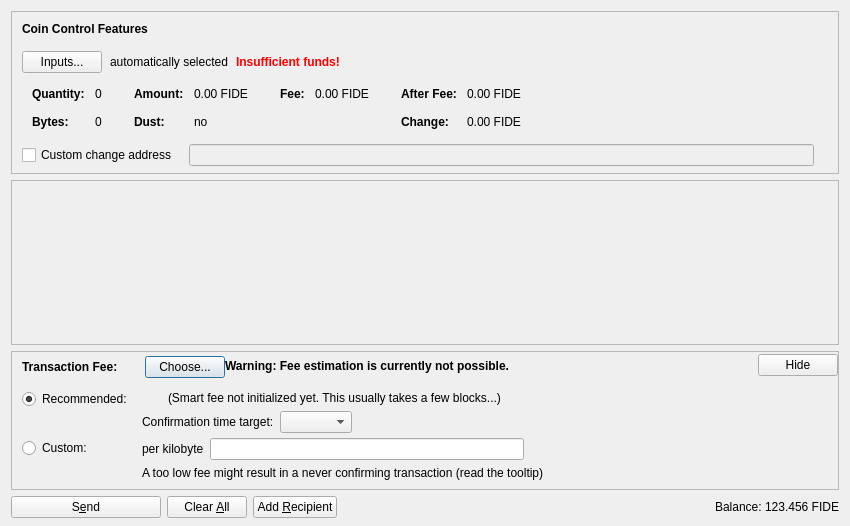
<?xml version="1.0" encoding="UTF-8"?>
<ui version="4.0">
 <class>SendCoinsDialog</class>
 <widget class="QDialog" name="SendCoinsDialog">
  <property name="geometry">
   <rect>
    <x>0</x>
    <y>0</y>
    <width>850</width>
    <height>526</height>
   </rect>
  </property>
  <property name="windowTitle">
   <string>Send Coins</string>
  </property>
  <layout class="QVBoxLayout" name="verticalLayout" stretch="0,1,0,0">
   <property name="bottomMargin">
    <number>8</number>
   </property>
   <item>
    <widget class="QFrame" name="frameCoinControl">
     <property name="sizePolicy">
      <sizepolicy hsizetype="Expanding" vsizetype="Expanding">
       <horstretch>0</horstretch>
       <verstretch>0</verstretch>
      </sizepolicy>
     </property>
     <property name="maximumSize">
      <size>
       <width>16777215</width>
       <height>16777215</height>
      </size>
     </property>
     <property name="frameShape">
      <enum>QFrame::StyledPanel</enum>
     </property>
     <property name="frameShadow">
      <enum>QFrame::Sunken</enum>
     </property>
     <layout class="QVBoxLayout" name="verticalLayoutCoinControl2">
      <property name="spacing">
       <number>0</number>
      </property>
      <property name="leftMargin">
       <number>0</number>
      </property>
      <property name="topMargin">
       <number>0</number>
      </property>
      <property name="rightMargin">
       <number>0</number>
      </property>
      <property name="bottomMargin">
       <number>6</number>
      </property>
      <item>
       <layout class="QVBoxLayout" name="verticalLayoutCoinControl" stretch="0,0,0,0,1">
        <property name="spacing">
         <number>0</number>
        </property>
        <property name="leftMargin">
         <number>10</number>
        </property>
        <property name="topMargin">
         <number>10</number>
        </property>
        <item>
         <layout class="QHBoxLayout" name="horizontalLayoutCoinControl1">
          <property name="bottomMargin">
           <number>15</number>
          </property>
          <item>
           <widget class="QLabel" name="labelCoinControlFeatures">
            <property name="sizePolicy">
             <sizepolicy hsizetype="Preferred" vsizetype="Maximum">
              <horstretch>0</horstretch>
              <verstretch>0</verstretch>
             </sizepolicy>
            </property>
            <property name="font">
             <font>
              <weight>75</weight>
              <bold>true</bold>
             </font>
            </property>
            <property name="styleSheet">
             <string notr="true">font-weight:bold;</string>
            </property>
            <property name="text">
             <string>Coin Control Features</string>
            </property>
           </widget>
          </item>
         </layout>
        </item>
        <item>
         <layout class="QHBoxLayout" name="horizontalLayoutCoinControl2" stretch="0,0,0,0">
          <property name="spacing">
           <number>8</number>
          </property>
          <property name="bottomMargin">
           <number>10</number>
          </property>
          <item>
           <widget class="QPushButton" name="pushButtonCoinControl">
            <property name="styleSheet">
             <string notr="true"/>
            </property>
            <property name="text">
             <string>Inputs...</string>
            </property>
            <property name="autoDefault">
             <bool>false</bool>
            </property>
           </widget>
          </item>
          <item>
           <widget class="QLabel" name="labelCoinControlAutomaticallySelected">
            <property name="text">
             <string>automatically selected</string>
            </property>
            <property name="margin">
             <number>5</number>
            </property>
           </widget>
          </item>
          <item>
           <widget class="QLabel" name="labelCoinControlInsuffFunds">
            <property name="font">
             <font>
              <weight>75</weight>
              <bold>true</bold>
             </font>
            </property>
            <property name="styleSheet">
             <string notr="true">color:red;font-weight:bold;</string>
            </property>
            <property name="text">
             <string>Insufficient funds!</string>
            </property>
            <property name="margin">
             <number>5</number>
            </property>
           </widget>
          </item>
          <item>
           <spacer name="horizontalSpacerCoinControl">
            <property name="orientation">
             <enum>Qt::Horizontal</enum>
            </property>
            <property name="sizeHint" stdset="0">
             <size>
              <width>40</width>
              <height>1</height>
             </size>
            </property>
           </spacer>
          </item>
         </layout>
        </item>
        <item>
         <widget class="QWidget" name="widgetCoinControl" native="true">
          <property name="sizePolicy">
           <sizepolicy hsizetype="Preferred" vsizetype="Preferred">
            <horstretch>0</horstretch>
            <verstretch>0</verstretch>
           </sizepolicy>
          </property>
          <property name="minimumSize">
           <size>
            <width>0</width>
            <height>0</height>
           </size>
          </property>
          <property name="styleSheet">
           <string notr="true"/>
          </property>
          <layout class="QHBoxLayout" name="horizontalLayoutCoinControl5">
           <property name="leftMargin">
            <number>0</number>
           </property>
           <property name="topMargin">
            <number>0</number>
           </property>
           <property name="rightMargin">
            <number>0</number>
           </property>
           <property name="bottomMargin">
            <number>0</number>
           </property>
           <item>
            <layout class="QHBoxLayout" name="horizontalLayoutCoinControl3" stretch="0,0,0,1">
             <property name="spacing">
              <number>20</number>
             </property>
             <property name="topMargin">
              <number>0</number>
             </property>
             <property name="bottomMargin">
              <number>10</number>
             </property>
             <item>
              <layout class="QFormLayout" name="formLayoutCoinControl1">
               <property name="horizontalSpacing">
                <number>10</number>
               </property>
               <property name="verticalSpacing">
                <number>14</number>
               </property>
               <property name="leftMargin">
                <number>10</number>
               </property>
               <property name="topMargin">
                <number>4</number>
               </property>
               <property name="rightMargin">
                <number>6</number>
               </property>
               <item row="0" column="0">
                <widget class="QLabel" name="labelCoinControlQuantityText">
                 <property name="font">
                  <font>
                   <weight>75</weight>
                   <bold>true</bold>
                  </font>
                 </property>
                 <property name="text">
                  <string>Quantity:</string>
                 </property>
                 <property name="margin">
                  <number>0</number>
                 </property>
                </widget>
               </item>
               <item row="0" column="1">
                <widget class="QLabel" name="labelCoinControlQuantity">
                 <property name="cursor">
                  <cursorShape>IBeamCursor</cursorShape>
                 </property>
                 <property name="contextMenuPolicy">
                  <enum>Qt::ActionsContextMenu</enum>
                 </property>
                 <property name="text">
                  <string notr="true">0</string>
                 </property>
                 <property name="margin">
                  <number>0</number>
                 </property>
                 <property name="textInteractionFlags">
                  <set>Qt::LinksAccessibleByMouse|Qt::TextSelectableByKeyboard|Qt::TextSelectableByMouse</set>
                 </property>
                </widget>
               </item>
               <item row="1" column="0">
                <widget class="QLabel" name="labelCoinControlBytesText">
                 <property name="font">
                  <font>
                   <weight>75</weight>
                   <bold>true</bold>
                  </font>
                 </property>
                 <property name="text">
                  <string>Bytes:</string>
                 </property>
                </widget>
               </item>
               <item row="1" column="1">
                <widget class="QLabel" name="labelCoinControlBytes">
                 <property name="cursor">
                  <cursorShape>IBeamCursor</cursorShape>
                 </property>
                 <property name="contextMenuPolicy">
                  <enum>Qt::ActionsContextMenu</enum>
                 </property>
                 <property name="text">
                  <string notr="true">0</string>
                 </property>
                 <property name="textInteractionFlags">
                  <set>Qt::LinksAccessibleByMouse|Qt::TextSelectableByKeyboard|Qt::TextSelectableByMouse</set>
                 </property>
                </widget>
               </item>
              </layout>
             </item>
             <item>
              <layout class="QFormLayout" name="formLayoutCoinControl2">
               <property name="horizontalSpacing">
                <number>10</number>
               </property>
               <property name="verticalSpacing">
                <number>14</number>
               </property>
               <property name="leftMargin">
                <number>6</number>
               </property>
               <property name="topMargin">
                <number>4</number>
               </property>
               <property name="rightMargin">
                <number>6</number>
               </property>
               <item row="0" column="0">
                <widget class="QLabel" name="labelCoinControlAmountText">
                 <property name="font">
                  <font>
                   <weight>75</weight>
                   <bold>true</bold>
                  </font>
                 </property>
                 <property name="text">
                  <string>Amount:</string>
                 </property>
                 <property name="margin">
                  <number>0</number>
                 </property>
                </widget>
               </item>
               <item row="0" column="1">
                <widget class="QLabel" name="labelCoinControlAmount">
                 <property name="cursor">
                  <cursorShape>IBeamCursor</cursorShape>
                 </property>
                 <property name="contextMenuPolicy">
                  <enum>Qt::ActionsContextMenu</enum>
                 </property>
                 <property name="text">
                  <string notr="true">0.00 FIDE</string>
                 </property>
                 <property name="textInteractionFlags">
                  <set>Qt::LinksAccessibleByMouse|Qt::TextSelectableByKeyboard|Qt::TextSelectableByMouse</set>
                 </property>
                </widget>
               </item>
               <item row="1" column="0">
                <widget class="QLabel" name="labelCoinControlLowOutputText">
                 <property name="font">
                  <font>
                   <weight>75</weight>
                   <bold>true</bold>
                  </font>
                 </property>
                 <property name="text">
                  <string>Dust:</string>
                 </property>
                </widget>
               </item>
               <item row="1" column="1">
                <widget class="QLabel" name="labelCoinControlLowOutput">
                 <property name="cursor">
                  <cursorShape>IBeamCursor</cursorShape>
                 </property>
                 <property name="contextMenuPolicy">
                  <enum>Qt::ActionsContextMenu</enum>
                 </property>
                 <property name="text">
                  <string notr="true">no</string>
                 </property>
                 <property name="textInteractionFlags">
                  <set>Qt::LinksAccessibleByMouse|Qt::TextSelectableByKeyboard|Qt::TextSelectableByMouse</set>
                 </property>
                </widget>
               </item>
              </layout>
             </item>
             <item>
              <layout class="QFormLayout" name="formLayoutCoinControl3">
               <property name="horizontalSpacing">
                <number>10</number>
               </property>
               <property name="verticalSpacing">
                <number>14</number>
               </property>
               <property name="leftMargin">
                <number>6</number>
               </property>
               <property name="topMargin">
                <number>4</number>
               </property>
               <property name="rightMargin">
                <number>6</number>
               </property>
               <item row="0" column="0">
                <widget class="QLabel" name="labelCoinControlFeeText">
                 <property name="font">
                  <font>
                   <weight>75</weight>
                   <bold>true</bold>
                  </font>
                 </property>
                 <property name="text">
                  <string>Fee:</string>
                 </property>
                 <property name="margin">
                  <number>0</number>
                 </property>
                </widget>
               </item>
               <item row="0" column="1">
                <widget class="QLabel" name="labelCoinControlFee">
                 <property name="cursor">
                  <cursorShape>IBeamCursor</cursorShape>
                 </property>
                 <property name="contextMenuPolicy">
                  <enum>Qt::ActionsContextMenu</enum>
                 </property>
                 <property name="text">
                  <string notr="true">0.00 FIDE</string>
                 </property>
                 <property name="textInteractionFlags">
                  <set>Qt::LinksAccessibleByMouse|Qt::TextSelectableByKeyboard|Qt::TextSelectableByMouse</set>
                 </property>
                </widget>
               </item>
              </layout>
             </item>
             <item>
              <layout class="QFormLayout" name="formLayoutCoinControl4">
               <property name="horizontalSpacing">
                <number>10</number>
               </property>
               <property name="verticalSpacing">
                <number>14</number>
               </property>
               <property name="leftMargin">
                <number>6</number>
               </property>
               <property name="topMargin">
                <number>4</number>
               </property>
               <property name="rightMargin">
                <number>6</number>
               </property>
               <item row="0" column="0">
                <widget class="QLabel" name="labelCoinControlAfterFeeText">
                 <property name="font">
                  <font>
                   <weight>75</weight>
                   <bold>true</bold>
                  </font>
                 </property>
                 <property name="text">
                  <string>After Fee:</string>
                 </property>
                 <property name="margin">
                  <number>0</number>
                 </property>
                </widget>
               </item>
               <item row="0" column="1">
                <widget class="QLabel" name="labelCoinControlAfterFee">
                 <property name="cursor">
                  <cursorShape>IBeamCursor</cursorShape>
                 </property>
                 <property name="contextMenuPolicy">
                  <enum>Qt::ActionsContextMenu</enum>
                 </property>
                 <property name="text">
                  <string notr="true">0.00 FIDE</string>
                 </property>
                 <property name="textInteractionFlags">
                  <set>Qt::LinksAccessibleByMouse|Qt::TextSelectableByKeyboard|Qt::TextSelectableByMouse</set>
                 </property>
                </widget>
               </item>
               <item row="1" column="0">
                <widget class="QLabel" name="labelCoinControlChangeText">
                 <property name="font">
                  <font>
                   <weight>75</weight>
                   <bold>true</bold>
                  </font>
                 </property>
                 <property name="text">
                  <string>Change:</string>
                 </property>
                </widget>
               </item>
               <item row="1" column="1">
                <widget class="QLabel" name="labelCoinControlChange">
                 <property name="cursor">
                  <cursorShape>IBeamCursor</cursorShape>
                 </property>
                 <property name="contextMenuPolicy">
                  <enum>Qt::ActionsContextMenu</enum>
                 </property>
                 <property name="text">
                  <string notr="true">0.00 FIDE</string>
                 </property>
                 <property name="textInteractionFlags">
                  <set>Qt::LinksAccessibleByMouse|Qt::TextSelectableByKeyboard|Qt::TextSelectableByMouse</set>
                 </property>
                </widget>
               </item>
              </layout>
             </item>
            </layout>
           </item>
          </layout>
         </widget>
        </item>
        <item>
         <layout class="QHBoxLayout" name="horizontalLayoutCoinControl4" stretch="0,0,0">
          <property name="spacing">
           <number>12</number>
          </property>
          <property name="sizeConstraint">
           <enum>QLayout::SetDefaultConstraint</enum>
          </property>
          <property name="topMargin">
           <number>5</number>
          </property>
          <property name="rightMargin">
           <number>5</number>
          </property>
          <item>
           <widget class="QCheckBox" name="checkBoxCoinControlChange">
            <property name="toolTip">
             <string>If this is activated, but the change address is empty or invalid, change will be sent to a newly generated address.</string>
            </property>
            <property name="text">
             <string>Custom change address</string>
            </property>
           </widget>
          </item>
          <item>
           <widget class="QValidatedLineEdit" name="lineEditCoinControlChange">
            <property name="enabled">
             <bool>false</bool>
            </property>
            <property name="sizePolicy">
             <sizepolicy hsizetype="Expanding" vsizetype="Fixed">
              <horstretch>0</horstretch>
              <verstretch>0</verstretch>
             </sizepolicy>
            </property>
           </widget>
          </item>
          <item>
           <widget class="QLabel" name="labelCoinControlChangeLabel">
            <property name="sizePolicy">
             <sizepolicy hsizetype="Preferred" vsizetype="Expanding">
              <horstretch>0</horstretch>
              <verstretch>0</verstretch>
             </sizepolicy>
            </property>
            <property name="minimumSize">
             <size>
              <width>0</width>
              <height>0</height>
             </size>
            </property>
            <property name="text">
             <string/>
            </property>
            <property name="margin">
             <number>3</number>
            </property>
           </widget>
          </item>
         </layout>
        </item>
        <item>
         <spacer name="verticalSpacerCoinControl">
          <property name="orientation">
           <enum>Qt::Vertical</enum>
          </property>
          <property name="sizeHint" stdset="0">
           <size>
            <width>800</width>
            <height>1</height>
           </size>
          </property>
         </spacer>
        </item>
       </layout>
      </item>
     </layout>
    </widget>
   </item>
   <item>
    <widget class="QScrollArea" name="scrollArea">
     <property name="widgetResizable">
      <bool>true</bool>
     </property>
     <widget class="QWidget" name="scrollAreaWidgetContents">
      <property name="geometry">
       <rect>
        <x>0</x>
        <y>0</y>
        <width>830</width>
        <height>104</height>
       </rect>
      </property>
      <layout class="QVBoxLayout" name="verticalLayout_2" stretch="0,1">
       <property name="leftMargin">
        <number>0</number>
       </property>
       <property name="topMargin">
        <number>0</number>
       </property>
       <property name="rightMargin">
        <number>0</number>
       </property>
       <property name="bottomMargin">
        <number>0</number>
       </property>
       <item>
        <layout class="QVBoxLayout" name="entries">
         <property name="spacing">
          <number>6</number>
         </property>
        </layout>
       </item>
       <item>
        <spacer name="verticalSpacer">
         <property name="orientation">
          <enum>Qt::Vertical</enum>
         </property>
         <property name="sizeHint" stdset="0">
          <size>
           <width>20</width>
           <height>40</height>
          </size>
         </property>
        </spacer>
       </item>
      </layout>
     </widget>
    </widget>
   </item>
   <item>
    <widget class="QFrame" name="frameFee">
     <property name="sizePolicy">
      <sizepolicy hsizetype="Expanding" vsizetype="Expanding">
       <horstretch>0</horstretch>
       <verstretch>0</verstretch>
      </sizepolicy>
     </property>
     <property name="maximumSize">
      <size>
       <width>16777215</width>
       <height>16777215</height>
      </size>
     </property>
     <property name="frameShape">
      <enum>QFrame::StyledPanel</enum>
     </property>
     <property name="frameShadow">
      <enum>QFrame::Sunken</enum>
     </property>
     <layout class="QVBoxLayout" name="verticalLayoutFee1">
      <property name="spacing">
       <number>0</number>
      </property>
      <property name="leftMargin">
       <number>0</number>
      </property>
      <property name="topMargin">
       <number>0</number>
      </property>
      <property name="rightMargin">
       <number>0</number>
      </property>
      <property name="bottomMargin">
       <number>0</number>
      </property>
      <item>
       <layout class="QVBoxLayout" name="verticalLayoutFee2" stretch="0,0,0">
        <property name="spacing">
         <number>0</number>
        </property>
        <property name="leftMargin">
         <number>10</number>
        </property>
        <property name="topMargin">
         <number>0</number>
        </property>
        <item>
         <layout class="QHBoxLayout" name="horizontalLayoutFee1">
          <property name="bottomMargin">
           <number>0</number>
          </property>
          <item>
           <layout class="QVBoxLayout" name="verticalLayoutFee7">
            <property name="spacing">
             <number>0</number>
            </property>
            <item>
             <spacer name="verticalSpacerSmartFee">
              <property name="orientation">
               <enum>Qt::Vertical</enum>
              </property>
              <property name="sizeType">
               <enum>QSizePolicy::Fixed</enum>
              </property>
              <property name="sizeHint" stdset="0">
               <size>
                <width>1</width>
                <height>4</height>
               </size>
              </property>
             </spacer>
            </item>
            <item>
             <layout class="QHBoxLayout" name="horizontalLayoutSmartFee">
              <property name="spacing">
               <number>10</number>
              </property>
              <item>
               <widget class="QLabel" name="labelFeeHeadline">
                <property name="sizePolicy">
                 <sizepolicy hsizetype="Preferred" vsizetype="Maximum">
                  <horstretch>0</horstretch>
                  <verstretch>0</verstretch>
                 </sizepolicy>
                </property>
                <property name="font">
                 <font>
                  <weight>75</weight>
                  <bold>true</bold>
                 </font>
                </property>
                <property name="styleSheet">
                 <string notr="true">font-weight:bold;</string>
                </property>
                <property name="text">
                 <string>Transaction Fee:</string>
                </property>
               </widget>
              </item>
              <item>
               <widget class="QLabel" name="labelFeeMinimized">
                <property name="text">
                 <string/>
                </property>
               </widget>
              </item>
              <item>
               <widget class="QPushButton" name="buttonChooseFee">
                <property name="text">
                 <string>Choose...</string>
                </property>
               </widget>
              </item>
             </layout>
            </item>
            <item>
             <spacer name="verticalSpacer_5">
              <property name="orientation">
               <enum>Qt::Vertical</enum>
              </property>
              <property name="sizeHint" stdset="0">
               <size>
                <width>1</width>
                <height>1</height>
               </size>
              </property>
             </spacer>
            </item>
           </layout>
          </item>
          <item>
           <widget class="QLabel" name="fallbackFeeWarningLabel">
            <property name="toolTip">
             <string>Using the fallbackfee can result in sending a transaction that will take several hours or days (or never) to confirm. Consider choosing your fee manually or wait until you have validated the complete chain.</string>
            </property>
            <property name="font">
            <font>
                <weight>75</weight>
                <bold>true</bold>
            </font>
            </property>
            <property name="text">
             <string>Warning: Fee estimation is currently not possible.</string>
            </property>
            <property name="wordWrap">
             <bool>false</bool>
            </property>
           </widget>
          </item>
          <item>
           <spacer name="horizontalSpacer_4">
            <property name="orientation">
             <enum>Qt::Horizontal</enum>
            </property>
            <property name="sizeType">
             <enum>QSizePolicy::MinimumExpanding</enum>
            </property>
            <property name="sizeHint" stdset="0">
             <size>
              <width>40</width>
              <height>20</height>
             </size>
            </property>
           </spacer>
          </item>
          <item>
           <widget class="QPushButton" name="buttonMinimizeFee">
            <property name="toolTip">
             <string>collapse fee-settings</string>
            </property>
            <property name="text">
             <string>Hide</string>
            </property>
           </widget>
          </item>
         </layout>
        </item>
        <item>
         <widget class="QFrame" name="frameFeeSelection">
          <layout class="QVBoxLayout" name="verticalLayoutFee12">
           <property name="spacing">
            <number>0</number>
           </property>
           <property name="leftMargin">
            <number>0</number>
           </property>
           <property name="topMargin">
            <number>0</number>
           </property>
           <property name="rightMargin">
            <number>0</number>
           </property>
           <property name="bottomMargin">
            <number>0</number>
           </property>
           <item>
            <layout class="QGridLayout" name="gridLayoutFee">
             <property name="topMargin">
              <number>10</number>
             </property>
             <property name="bottomMargin">
              <number>4</number>
             </property>
             <property name="horizontalSpacing">
              <number>10</number>
             </property>
             <property name="verticalSpacing">
              <number>4</number>
             </property>
             <item row="1" column="1">
              <layout class="QVBoxLayout" name="verticalLayoutFee8">
               <property name="spacing">
                <number>6</number>
               </property>
               <item>
                <layout class="QHBoxLayout" name="horizontalLayoutFee13">
                 <item>
                  <widget class="QLabel" name="labelCustomPerKilobyte">
                   <property name="toolTip">
                    <string>Specify a custom fee per kB (1,000 bytes) of the transaction's virtual size.

Note:  Since the fee is calculated on a per-byte basis, a fee of "100 satoshis per kB" for a transaction size of 500 bytes (half of 1 kB) would ultimately yield a fee of only 50 satoshis.</string>
                   </property>
                   <property name="text">
                    <string>per kilobyte</string>
                   </property>
                  </widget>
                 </item>
                 <item>
                  <widget class="BitcoinAmountField" name="customFee"/>
                 </item>
                 <item>
                  <spacer name="horizontalSpacer_6">
                   <property name="orientation">
                    <enum>Qt::Horizontal</enum>
                   </property>
                   <property name="sizeHint" stdset="0">
                    <size>
                     <width>1</width>
                     <height>1</height>
                    </size>
                   </property>
                  </spacer>
                 </item>
                </layout>
               </item>
               <item>
                <layout class="QHBoxLayout" name="horizontalLayoutFee8">
                 <item>
                  <widget class="QLabel" name="labelCustomFeeWarning">
                   <property name="enabled">
                    <bool>true</bool>
                   </property>
                   <property name="toolTip">
                    <string>When there is less transaction volume than space in the blocks, miners as well as relaying nodes may enforce a minimum fee. Paying only this minimum fee is just fine, but be aware that this can result in a never confirming transaction once there is more demand for fidecoin transactions than the network can process.</string>
                   </property>
                   <property name="text">
                    <string>A too low fee might result in a never confirming transaction (read the tooltip)</string>
                   </property>
                  </widget>
                 </item>
                 <item>
                  <spacer name="horizontalSpacer_2">
                   <property name="orientation">
                    <enum>Qt::Horizontal</enum>
                   </property>
                   <property name="sizeHint" stdset="0">
                    <size>
                     <width>1</width>
                     <height>1</height>
                    </size>
                   </property>
                  </spacer>
                 </item>
                </layout>
               </item>
              </layout>
             </item>
             <item row="0" column="0">
              <layout class="QVBoxLayout" name="verticalLayoutFee4" stretch="0,1">
               <item>
                <widget class="QRadioButton" name="radioSmartFee">
                 <property name="text">
                  <string>Recommended:</string>
                 </property>
                 <property name="checked">
                  <bool>true</bool>
                 </property>
                 <attribute name="buttonGroup">
                  <string notr="true">groupFee</string>
                 </attribute>
                </widget>
               </item>
               <item>
                <spacer name="verticalSpacer_2">
                 <property name="orientation">
                  <enum>Qt::Vertical</enum>
                 </property>
                 <property name="sizeHint" stdset="0">
                  <size>
                   <width>1</width>
                   <height>1</height>
                  </size>
                 </property>
                </spacer>
               </item>
              </layout>
             </item>
             <item row="1" column="0">
              <layout class="QVBoxLayout" name="verticalLayoutFee9" stretch="0,1">
               <item>
                <widget class="QRadioButton" name="radioCustomFee">
                 <property name="text">
                  <string>Custom:</string>
                 </property>
                 <attribute name="buttonGroup">
                  <string notr="true">groupFee</string>
                 </attribute>
                </widget>
               </item>
               <item>
                <spacer name="verticalSpacer_6">
                 <property name="orientation">
                  <enum>Qt::Vertical</enum>
                 </property>
                 <property name="sizeHint" stdset="0">
                  <size>
                   <width>1</width>
                   <height>1</height>
                  </size>
                 </property>
                </spacer>
               </item>
              </layout>
             </item>
             <item row="0" column="1">
              <layout class="QVBoxLayout" name="verticalLayoutFee3" stretch="0,0,1">
               <property name="spacing">
                <number>6</number>
               </property>
               <property name="topMargin">
                <number>2</number>
               </property>
               <item>
                <layout class="QHBoxLayout" name="horizontalLayoutFee12">
                 <item>
                  <widget class="QLabel" name="labelSmartFee">
                   <property name="text">
                    <string/>
                   </property>
                  </widget>
                 </item>
                 <item>
                  <widget class="QLabel" name="labelFeeEstimation">
                   <property name="text">
                    <string/>
                   </property>
                  </widget>
                 </item>
                 <item>
                  <widget class="QLabel" name="labelSmartFee2">
                   <property name="text">
                    <string>(Smart fee not initialized yet. This usually takes a few blocks...)</string>
                   </property>
                  </widget>
                 </item>
                 <item>
                  <spacer name="horizontalSpacer_5">
                   <property name="orientation">
                    <enum>Qt::Horizontal</enum>
                   </property>
                   <property name="sizeHint" stdset="0">
                    <size>
                     <width>1</width>
                     <height>1</height>
                    </size>
                   </property>
                  </spacer>
                 </item>
                </layout>
               </item>
               <item>
                <layout class="QHBoxLayout" name="horizontalLayoutFee9">
                 <item>
                  <layout class="QVBoxLayout" name="verticalLayoutFee6">
                   <item>
                    <widget class="QLabel" name="labelSmartFee3">
                     <property name="text">
                      <string>Confirmation time target:</string>
                     </property>
                    </widget>
                   </item>
                  </layout>
                 </item>
                 <item>
                  <layout class="QVBoxLayout" name="verticalLayoutFee5">
                   <property name="rightMargin">
                    <number>30</number>
                   </property>
                   <item>
                    <layout class="QHBoxLayout" name="horizontalLayoutConfTarget">
                     <property name="bottomMargin">
                      <number>0</number>
                     </property>
                     <item>
                      <widget class="QComboBox" name="confTargetSelector"/>
                     </item>
                     <item>
                      <spacer name="horizontalSpacerConfTarget">
                       <property name="orientation">
                        <enum>Qt::Horizontal</enum>
                       </property>
                       <property name="sizeHint" stdset="0">
                        <size>
                         <width>40</width>
                         <height>20</height>
                        </size>
                       </property>
                      </spacer>
                     </item>
                    </layout>
                   </item>
                  </layout>
                 </item>
                </layout>
               </item>
               <item>
                <spacer name="verticalSpacer_4">
                 <property name="orientation">
                  <enum>Qt::Vertical</enum>
                 </property>
                 <property name="sizeHint" stdset="0">
                  <size>
                   <width>1</width>
                   <height>1</height>
                  </size>
                 </property>
                </spacer>
               </item>
              </layout>
             </item>
            </layout>
           </item>
          </layout>
         </widget>
        </item>
        <item>
         <spacer name="verticalSpacerFee">
          <property name="orientation">
           <enum>Qt::Vertical</enum>
          </property>
          <property name="sizeHint" stdset="0">
           <size>
            <width>40</width>
            <height>5</height>
           </size>
          </property>
         </spacer>
        </item>
       </layout>
      </item>
     </layout>
    </widget>
   </item>
   <item>
    <layout class="QHBoxLayout" name="horizontalLayout">
     <item>
      <widget class="QPushButton" name="sendButton">
       <property name="minimumSize">
        <size>
         <width>150</width>
         <height>0</height>
        </size>
       </property>
       <property name="toolTip">
        <string>Confirm the send action</string>
       </property>
       <property name="text">
        <string>S&amp;end</string>
       </property>
       <property name="icon">
        <iconset resource="../bitcoin.qrc">
         <normaloff>:/icons/send</normaloff>:/icons/send</iconset>
       </property>
       <property name="autoDefault">
        <bool>false</bool>
       </property>
       <property name="default">
        <bool>false</bool>
       </property>
      </widget>
     </item>
     <item>
      <widget class="QPushButton" name="clearButton">
       <property name="sizePolicy">
        <sizepolicy hsizetype="Minimum" vsizetype="Fixed">
         <horstretch>0</horstretch>
         <verstretch>0</verstretch>
        </sizepolicy>
       </property>
       <property name="toolTip">
        <string>Clear all fields of the form.</string>
       </property>
       <property name="text">
        <string>Clear &amp;All</string>
       </property>
       <property name="icon">
        <iconset resource="../bitcoin.qrc">
         <normaloff>:/icons/remove</normaloff>:/icons/remove</iconset>
       </property>
       <property name="autoDefault">
        <bool>false</bool>
       </property>
      </widget>
     </item>
     <item>
      <widget class="QPushButton" name="addButton">
       <property name="toolTip">
        <string>Send to multiple recipients at once</string>
       </property>
       <property name="text">
        <string>Add &amp;Recipient</string>
       </property>
       <property name="icon">
        <iconset resource="../bitcoin.qrc">
         <normaloff>:/icons/add</normaloff>:/icons/add</iconset>
       </property>
       <property name="autoDefault">
        <bool>false</bool>
       </property>
      </widget>
     </item>
     <item>
      <spacer name="horizontalSpacer">
       <property name="orientation">
        <enum>Qt::Horizontal</enum>
       </property>
       <property name="sizeHint" stdset="0">
        <size>
         <width>40</width>
         <height>20</height>
        </size>
       </property>
      </spacer>
     </item>
     <item>
      <layout class="QHBoxLayout" name="horizontalLayout_2">
       <property name="spacing">
        <number>3</number>
       </property>
       <item>
        <widget class="QLabel" name="label">
         <property name="sizePolicy">
          <sizepolicy hsizetype="Preferred" vsizetype="Fixed">
           <horstretch>0</horstretch>
           <verstretch>0</verstretch>
          </sizepolicy>
         </property>
         <property name="text">
          <string>Balance:</string>
         </property>
        </widget>
       </item>
       <item>
        <widget class="QLabel" name="labelBalance">
         <property name="sizePolicy">
          <sizepolicy hsizetype="Preferred" vsizetype="Fixed">
           <horstretch>0</horstretch>
           <verstretch>0</verstretch>
          </sizepolicy>
         </property>
         <property name="cursor">
          <cursorShape>IBeamCursor</cursorShape>
         </property>
         <property name="text">
          <string notr="true">123.456 FIDE</string>
         </property>
         <property name="textInteractionFlags">
          <set>Qt::LinksAccessibleByMouse|Qt::TextSelectableByKeyboard|Qt::TextSelectableByMouse</set>
         </property>
        </widget>
       </item>
      </layout>
     </item>
    </layout>
   </item>
  </layout>
 </widget>
 <customwidgets>
  <customwidget>
   <class>QValidatedLineEdit</class>
   <extends>QLineEdit</extends>
   <header>qt/qvalidatedlineedit.h</header>
  </customwidget>
  <customwidget>
   <class>BitcoinAmountField</class>
   <extends>QLineEdit</extends>
   <header>qt/bitcoinamountfield.h</header>
   <container>1</container>
  </customwidget>
 </customwidgets>
 <resources>
  <include location="../bitcoin.qrc"/>
 </resources>
 <connections/>
 <buttongroups>
  <buttongroup name="groupFee"/>
 </buttongroups>
</ui>
